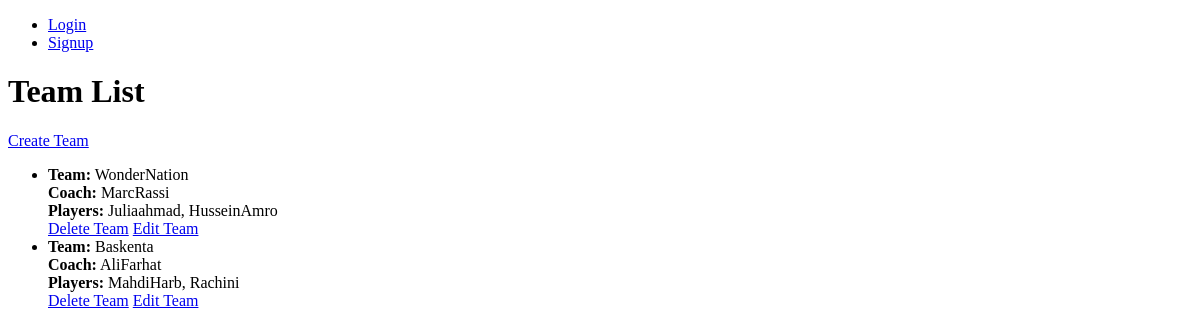
The page /management/ (signed in) on the database as committed earlier.
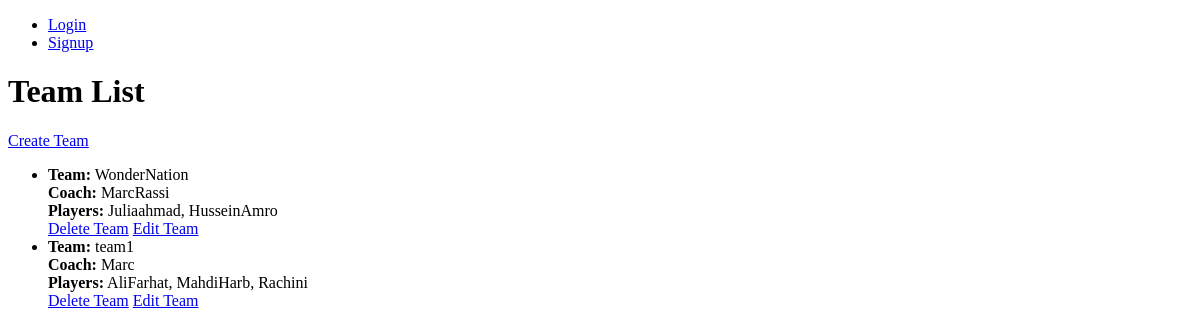
The same page on the database as committed later.
### app1/models.py (models this page shows, shortened)
class Team(models.Model):
    name = models.CharField('Event Name', max_length=120)
    coach = models.ForeignKey(Profile, related_name='coached_teams', limit_choices_to={'usertype': 'Coach'}, blank=True, null=True, on_delete=models.SET_NULL)
    players = models.ManyToManyField(Profile, related_name='played_teams', limit_choices_to={'usertype': 'Player'}, blank=True)

class Profile(models.Model):
    usertype = models.CharField(max_length=30)
    user = models.OneToOneField(User, on_delete=models.CASCADE)
    favorite_book = models.CharField(max_length=30)
    favorite_food = models.CharField(max_length=30)
    favorite_holiday = models.CharField(max_length=30)
    favorite_fictional_character = models.CharField(max_length=30)
    def __str__(self):
        return self.user.username

### app1/views.py (the view)
# urls.py: path('management/', views.management, name='management'),
def management(request):
    teams=Team.objects.all()
    if not request.user.is_authenticated:
        return redirect("login")
    if request.user.profile.usertype == "Player":
        return render(request, 'management_player.html', {'teams':teams})
    if request.user.profile.usertype == "Coach":
        return render(request, 'management_coach.html', {'teams':teams})
    if request.user.profile.usertype == "Manager":
        return render(request, 'management_manager.html', {'teams':teams})

### templates/management_manager.html
{% extends 'base.html' %}
{% block content %}
  <h1>Team List</h1>
  <a href="{% url 'add_team' %}">Create Team</a>
  <ul>
  {% for team in teams %}
    <li>
      <strong>Team:</strong> {{ team.name }}<br>
      <strong>Coach:</strong> {{ team.coach }}<br>
      <strong>Players:</strong> {{ team.players.all|join:", " }}<br>
      {% if user.is_authenticated %}
      <div class="card-footer text-muted">
        <a href="{% url 'delete_team' team.name %}" class="btn btn-outline-danger btn-sm">Delete Team</a>
        <a href="{% url 'update_team' team.name %}" class="btn btn-outline-danger btn-sm">Edit Team</a>
      </div>
  {% endif %}
    </li>
  {% endfor %}
  </ul>
{% endblock %}

Rows that differ between the two databases and show on the page:
removed Team: name "Baskenta", coach "AliFarhat", players.all "MahdiHarb, Rachini"
added Team: name "team1", coach "Marc", players.all "AliFarhat, MahdiHarb, Rachini"
